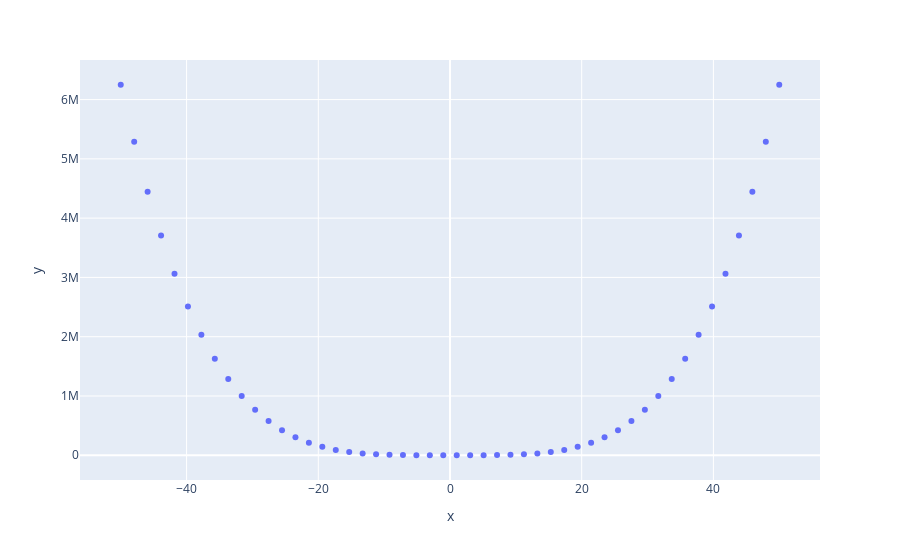

The code cell stored with this chart in its notebook:
### Code cell
import numpy as np
import plotly.express as px

# x-axis data points
x = np.linspace(start=-50, stop=50)

# y-axis data points
y = x ** 5 + x ** 3

# define the plot
fig = px.scatter(x=x, y=y)

fig.show()

### Figure 1 — Plotly figure (JSON) as saved in the notebook; plotly's stock layout.template omitted (floating-point values rounded to 4 significant figures)
{"data": [{"hovertemplate": "x=%{x}<br>y=%{y}<extra></extra>", "legendgroup": "", "marker": {"color": "#636efa", "symbol": "circle"}, "mode": "markers", "name": "", "orientation": "v", "showlegend": false, "type": "scatter", "x": [-50, -47.96, -45.92, -43.88, -41.84, -39.8, -37.76, -35.71, -33.67, -31.63, -29.59, -27.55, -25.51, -23.47, -21.43, -19.39, -17.35, -15.31, -13.27, -11.22, -9.184, -7.143, -5.102, -3.061, -1.02, 1.02, 3.061, 5.102, 7.143, 9.184, 11.22, 13.27, 15.31, 17.35, 19.39, 21.43, 23.47, 25.51, 27.55, 29.59, 31.63, 33.67, 35.71, 37.76, 39.8, 41.84, 43.88, 45.92, 47.96, 50], "xaxis": "x", "y": [6250000, 5290000.0, 4446000.0, 3707000.0, 3064000.0, 2508000.0, 2032000.0, 1627000.0, 1286000.0, 1001000.0, 766800.0, 576200.0, 423500.0, 303400.0, 210800.0, 141300.0, 90550.0, 54890.0, 30960.0, 15870.0, 7113.0, 2603.0, 677.6, 87.82, 1.084, 1.084, 87.82, 677.6, 2603.0, 7113.0, 15870.0, 30960.0, 54890.0, 90550.0, 141300.0, 210800.0, 303400.0, 423500.0, 576200.0, 766800.0, 1001000.0, 1286000.0, 1627000.0, 2032000.0, 2508000.0, 3064000.0, 3707000.0, 4446000.0, 5290000.0, 6250000], "yaxis": "y"}], "layout": {"autosize": true, "legend": {"tracegroupgap": 0}, "margin": {"t": 60}, "xaxis": {"anchor": "y", "autorange": true, "domain": [0, 1], "range": [-56.24, 56.24], "title": {"text": "x"}, "type": "linear"}, "yaxis": {"anchor": "x", "autorange": true, "domain": [0, 1], "range": [-483900.0, 6734000.0], "title": {"text": "y"}, "type": "linear"}}}
